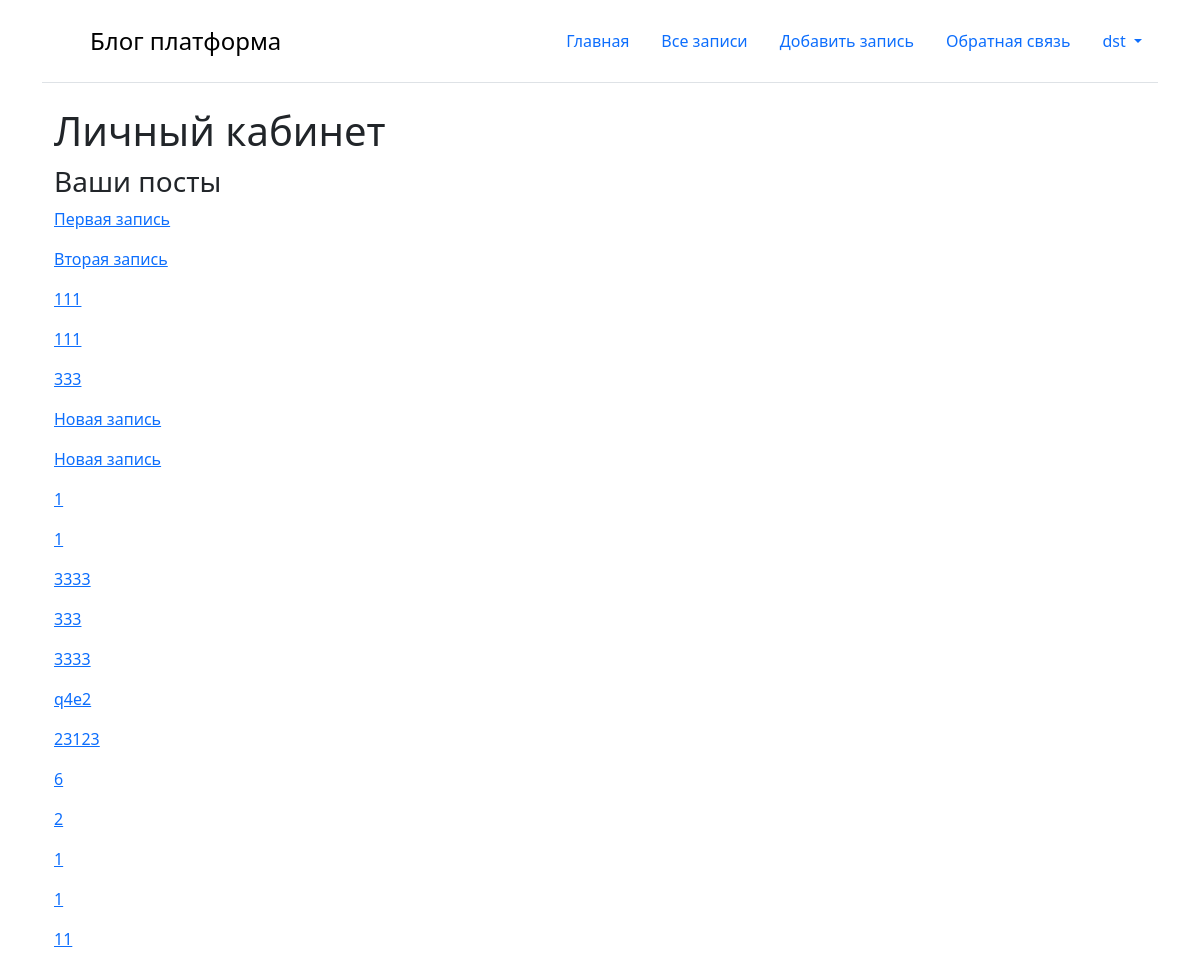
Page /users/home (signed in) on the committed database.
### core/models.py (models this page shows, shortened)
class Post(models.Model): # создааем таблицу и наследуем моделс
    title = models.CharField(max_length=200) # название атрибута соответствует названию поля, а значение - какой тип у
    text = models.TextField()
    created_data = models.DateTimeField(auto_now_add=True)
    category = models.ForeignKey(PostCategory,
                                 blank=True,
                                 null=True,
                                 on_delete=models.SET_NULL, # действия при удалении
                                 related_name='category_posts') # связь на уровне орм,
    profile = models.ForeignKey(Profile,
                                related_name='profile_posts',
                                on_delete=models.CASCADE)
    class Meta: # чтобы в админке красиво отображалось название таблицы, это интерфейс
        verbose_name = 'Запись'
        verbose_name_plural = 'Записи'

### user/views.py (the view)
# urls.py: 2. Add a URL to urlpatterns:  path('', views.home, name='home')
@login_required
def home(request):
    profile = request.user.profile
    posts = profile.profile_posts.all() # достали посты пользователя , аналог этой строчки: post = Post.objects.filter(profile=profile)
    return render(request, 'user/home.html', {'posts': posts})

### templates/user/home.html
{% extends 'base.html' %}
{% block content %}
<div class="container">
    <div class="col-md-6">
        <h1>Личный кабинет</h1>
        <h3>Ваши посты</h3>
        {% for post in posts %}
        <p><a href="{% url 'post_detail' post.id %}">{{ post.title }}</a></p>
        {% endfor %}
    </div>
</div>
{% endblock %}

### templates/base.html (shortened to what this page needs)
<!DOCTYPE html>
<html lang="en">
<head>
    <link href="https://cdn.jsdelivr.net/npm/bootstrap@5.3.3/dist/css/bootstrap.min.css" rel="stylesheet"
>
</head>
<body>
<div class="container">
    <header class="d-flex flex-wrap justify-content-center py-3 mb-4 border-bottom">
        <a href="{% url 'main' %}" class="d-flex align-items-center mb-3 mb-md-0 me-md-auto link-body-emphasis text-decoration-none">
            <svg class="bi me-2" width="40" height="32">
                <use xlink:href="#bootstrap"></use>
            </svg>
            <span class="fs-4">Блог платформа</span>
        </a>
        <ul class="nav nav-pills">
            <li class="nav-item"><a class="nav-link" href="{% url 'main' %}">Главная</a></li>
            <li class="nav-item"><a class="nav-link" href="{% url 'posts' %}">Все записи</a></li>
            <li class="nav-item"><a class="nav-link" href="{% url 'post_add' %}">Добавить запись</a></li>
            <li class="nav-item"><a class="nav-link" href="{% url 'feedback_add' %}">Обратная связь</a></li>
            {% if request.user.is_authenticated %}
            <li class="nav-item dropdown">
                <a class="nav-link dropdown-toggle" href="{% url 'login' %}" role="button" data-bs-toggle="dropdown" aria-expanded="false">
                    {{ user }}
                </a>
            </li>
            {% else %}
            <li class="nav-item"><a class="nav-link" href="{% url 'login' %}">Войти</a></li>
            <li class="nav-item"><a class="nav-link" href="{% url 'register' %}">Регистрация</a></li>
            {% endif %}
        </ul>
    </header>
    {% block content %}
    {% endblock %}
</div>
</body>
</html>

### templates/base.html (style rules this page uses)
h1, h2 { margin: 0; padding-bottom: 10px; }
ul { list-style-type: none; padding: 0; }
ul li { padding: 5px 0; }
ul li a { text-decoration: none; color: #333; }

### rows in the picture
Post: title "Первая запись"
Post: title "Вторая запись"
Post: title "111"
Post: title "111"
Post: title "333"
Post: title "Новая запись"
Post: title "Новая запись"
Post: title "1"
Post: title "1"
Post: title "3333"
Post: title "333"
Post: title "3333"
Post: title "q4e2"
Post: title "23123"
Post: title "6"
Post: title "2"
Post: title "1"
Post: title "1"
Post: title "11"

### other values in the picture
{{ user }} "dst"
